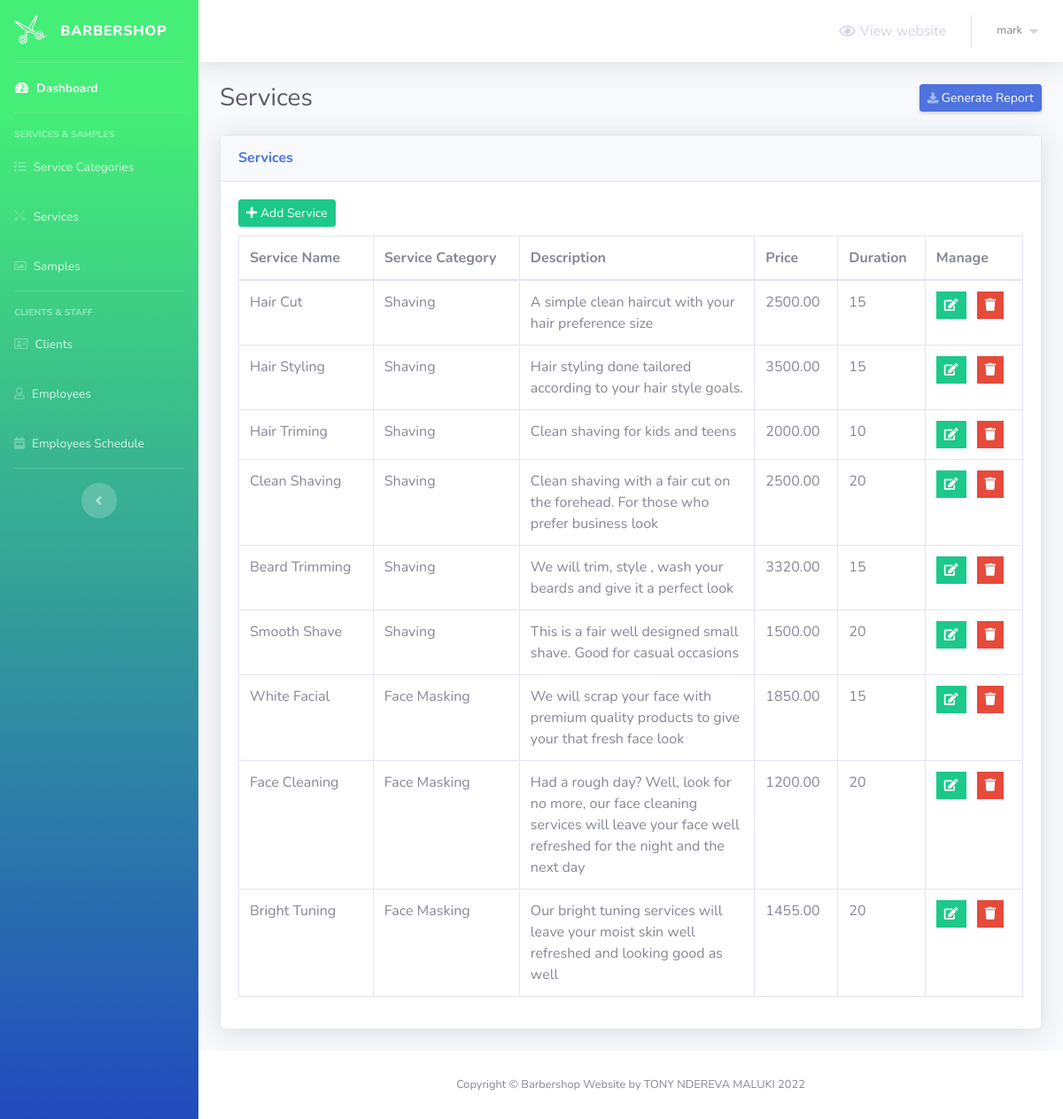
Screenshot of /admin/services.php (signed in) with the database file from the repository.
### tables this page shows
CREATE TABLE `services` (
  `service_id` int(5) NOT NULL,
  `service_name` varchar(50) NOT NULL,
  `service_description` varchar(255) NOT NULL,
  `service_price` decimal(6,2) NOT NULL,
  `service_duration` int(5) NOT NULL,
  `category_id` int(2) NOT NULL
);

CREATE TABLE `service_categories` (
  `category_id` int(2) NOT NULL,
  `category_name` varchar(50) NOT NULL
);

### admin/services.php (the view, shortened to what this page needs)
<?php
include 'connect.php';
include 'Includes/templates/header.php';
if (isset($_SESSION['username_barbershop_Xw211qAAsq4']) && isset($_SESSION['password_barbershop_Xw211qAAsq4'])) {
?>
    <div class="container-fluid">
        <div class="d-sm-flex align-items-center justify-content-between mb-4">
            <h1 class="h3 mb-0 text-gray-800">Services</h1>
            <a href="#" class="d-none d-sm-inline-block btn btn-sm btn-primary shadow-sm">
                <i class="fas fa-download fa-sm text-white-50"></i>
                Generate Report
            </a>
        </div>
        <?php
        $do = '';
        if (isset($_GET['do']) && in_array($_GET['do'], array('Add', 'Edit'))) {
            $do = htmlspecialchars($_GET['do']);
        } else {
            $do = 'Manage';
        }
        if ($do == 'Manage') {
            $stmt = $con->prepare("SELECT * FROM services s, service_categories sc where s.category_id = sc.category_id");
            $stmt->execute();
            $rows_services = $stmt->fetchAll();
        ?>
            <div class="card shadow mb-4">
                <div class="card-header py-3">
                    <h6 class="m-0 font-weight-bold text-primary">Services</h6>
                </div>
                <div class="card-body">
                    <a href="services.php?do=Add" class="btn btn-success btn-sm" style="margin-bottom: 10px;">
                        <i class="fa fa-plus"></i>
                        Add Service
                    </a>
                    <table class="table table-bordered">
                        <thead>
                            <tr>
                                <th scope="col">Service Name</th>
                                <th scope="col">Service Category</th>
                                <th scope="col">Description</th>
                                <th scope="col">Price</th>
                                <th scope="col">Duration</th>
                                <th scope="col">Manage</th>
                            </tr>
                        </thead>
                        <tbody>
                            <?php
                            foreach ($rows_services as $service) {
                                echo "<tr>";
                                echo "<td>";
                                echo $service['service_name'];
                                echo "</td>";
                                echo "<td>";
                                echo $service['category_name'];
                                echo "</td>";
                                echo "<td style = 'width:30%'>";
                                echo $service['service_description'];
                                echo "</td>";
                                echo "<td>";
                                echo $service['service_price'];
                                echo "</td>";
                                echo "<td>";
                                echo $service['service_duration'];
                                echo "</td>";
                                echo "<td>";
                                $delete_data = "delete_" . $service["service_id"];
                            ?>
                                <ul class="list-inline m-0">
                                    <li class="list-inline-item" data-toggle="tooltip" title="Edit">
                                        <button class="btn btn-success btn-sm rounded-0">
                                            <a href="services.php?do=Edit&service_id=<?php echo $service['service_id']; ?>" style="color: white;">
                                                <i class="fa fa-edit"></i>
                                            </a>
                                        </button>
                                    </li>
                                    <li class="list-inline-item" data-toggle="tooltip" title="Delete">
                                        <button class="btn btn-danger btn-sm rounded-0" type="button" data-toggle="modal" data-target="#<?php echo $delete_data; ?>" data-placement="top"><i class="fa fa-trash"></i></button>
                                    </li>
                                </ul>
                            <?php
                                echo "</td>";
                                echo "</tr>";
                            }
                            ?>
                        </tbody>
                    </table>
                </div>
            </div>
            <?php
        }
        ?>
    </div>
<?php
    include 'Includes/templates/footer.php';
} else {
    header('Location: login.php');
    exit();
}
?>

### rows the page displays
services: service_name "Hair Cut", category.category_name "Shaving", service_description "A simple clean haircut with your hair preference size", service_price "2500.00", service_duration "15"
services: service_name "Hair Styling", category.category_name "Shaving", service_description "Hair styling done tailored according to your hair style goals.", service_price "3500.00", service_duration "15"
services: service_name "Hair Triming", category.category_name "Shaving", service_description "Clean shaving for kids and teens", service_price "2000.00", service_duration "10"
services: service_name "Clean Shaving", category.category_name "Shaving", service_description "Clean shaving with a fair cut on the forehead. For those who prefer business look", service_price "2500.00", service_duration "20"
services: service_name "Beard Trimming", category.category_name "Shaving", service_description "We will trim, style , wash your beards and give it a perfect look", service_price "3320.00", service_duration "15"
services: service_name "Smooth Shave", category.category_name "Shaving", service_description "This is a fair well designed small shave. Good for casual occasions", service_price "1500.00", service_duration "20"
services: service_name "White Facial", category.category_name "Face Masking", service_description "We will scrap your face with premium quality products to give your that fresh face look", service_price "1850.00", service_duration "15"
services: service_name "Face Cleaning", category.category_name "Face Masking", service_description "Had a rough day? Well, look for no more, our face cleaning services will leave your face well refreshed for the night and the next day", service_price "1200.00", service_duration "20"
services: service_name "Bright Tuning", category.category_name "Face Masking", service_description "Our bright tuning services will leave your moist skin well refreshed and looking good as well", service_price "1455.00", service_duration "20"

### other values shown
$_SESSION['username_barbershop_Xw211qAAsq4'] "mark"
